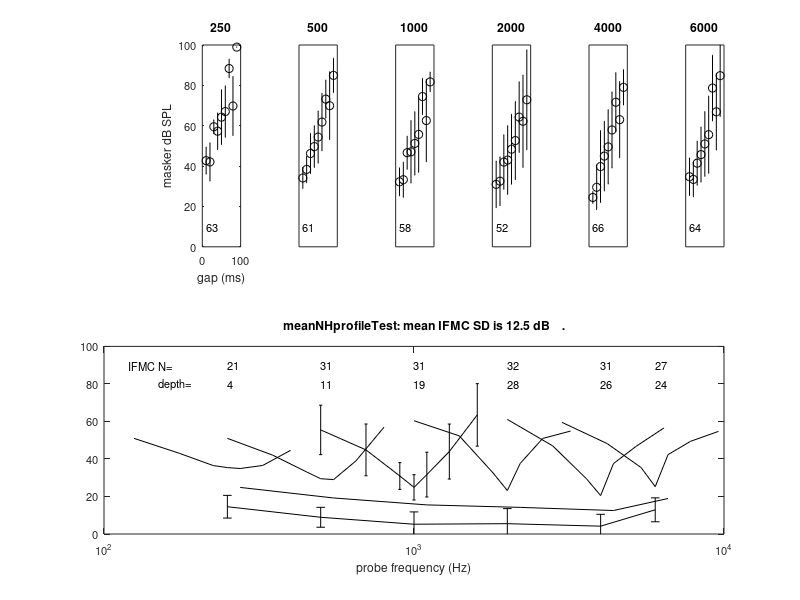

The MATLAB source for this figure: (Note: this script raises an error after producing the figure.)
% average profiles
% computes average profiles for data in two folders (impaired and normal)
% new m-files are created and stored in 'averageProfiles'

% Command line instructions for publishing output
% options.outputDir='..\profiles';
% options.format='doc'
% options.showCode=false;
% publish('averageProfiles', options)


restorePath=path;
addpath(['..' filesep 'multiThreshold 1.46'])
dbstop if error

load participantCompendium

probeFrequencies=[250 500 1000 2000 4000 6000];


for impaired=0:1   % problem/ no problem
    %%
    % identify profile type and file name for results
%     x=reshape([participant.code],4, length(participant)); x=x(1,:);
%     hasProblem=(x=='I');
    if impaired
        % problem
        averageProfileFileName='meanIHprofileTest';
        figureNo=10; figureShift=0;
        fgName='impaired';
    else
        % no problem
        averageProfileFileName='meanNHprofileTest';
        figureNo=11;figureShift=10;
        fgName='good';
        useImpaired=0;
    end


    figure(figureNo),clf
    set(gcf, 'name', fgName)
    set(gcf,'color','w')
    set(gcf,'units', 'centimeters')
    set(gcf, 'position', [1+figureShift 2 10 10])
    set(gcf,'DefaultAxesFontSize',8)
    set(gcf,'DefaultTextFontSize',8)


    noParticipants=length(participant);
    allLongtoneThresholds=NaN(1,2*noParticipants);
    allShortToneThresholds=NaN(1,2*noParticipants);
    longToneMean=NaN(1,length(probeFrequencies));
    shortToneMean=NaN(1,length(probeFrequencies));
    longTonestdev=NaN(1,length(probeFrequencies));
    shortTonestdev=NaN(1,length(probeFrequencies));
    meanDepth=NaN(1,length(probeFrequencies));
    % always 7 IFMC points and 9 TMC points
    meanIFMC=NaN(length(probeFrequencies), 7);
    meanTMC=NaN(length(probeFrequencies),9);
    stdevIFMC=NaN(length(probeFrequencies), 7);
    stdevTMC=NaN(length(probeFrequencies),9);
    TMCfittedSlope=NaN(1,length(probeFrequencies));
    sampleSize=NaN(1,length(probeFrequencies));

    probeNo=0;
    for  probeFrequency=probeFrequencies
        probeNo=probeNo+1;

        allIFMCs=NaN(2*noParticipants,7);
        allTMCs=NaN(2*noParticipants,9);
        depths=NaN(2*noParticipants,7);

        earCount=1;
        % two sets of data (L/R) for each probe frequency
        for participantNo=1:noParticipants
            % include in average only if appropriate

            if impaired == participant(participantNo).impaired && ...
                    ~participant(participantNo).iffy

                % left ear
                leftEar=participant(participantNo).leftEarData;
                IFMCs=leftEar.IFMCs;
                IFMCprobeFrequencies=leftEar.IFMCFreq;
                TMCs=leftEar.TMC;

                probePTR=find(IFMCprobeFrequencies==probeFrequency);
                IFMCatProbe=IFMCs(probePTR,:);
                TMCatProbe=TMCs(probePTR,:);
                longToneThreshold=leftEar.LongTone(probePTR);
                allLongtoneThresholds(earCount)=longToneThreshold;
                shorttoneThreshold=leftEar.ShortTone(probePTR);
                allShortToneThresholds(earCount)=shorttoneThreshold;
                allTMCs(earCount,:)=TMCatProbe;

                allIFMCs(earCount,:)=IFMCatProbe;
                depths(earCount)=mean([IFMCatProbe(2) IFMCatProbe(6)])...
                    -IFMCatProbe(4);

                % right ear
                earCountR=earCount+1;
                rightEar=participant(participantNo).rightEarData;
                IFMCs=rightEar.IFMCs;
                IFMCprobeFrequencies=rightEar.IFMCFreq;
                IFMCmaskerFrequencies=probeFrequency*rightEar.MaskerRatio;
                TMCs=rightEar.TMC;
                TMCgaps=rightEar.Gaps;

                probePTR=find(IFMCprobeFrequencies==probeFrequency);
                IFMCatProbe=IFMCs(probePTR,:);
                TMCatProbe=TMCs(probePTR,:);
                longToneThreshold=rightEar.LongTone(probePTR);
                allLongtoneThresholds(earCountR)=longToneThreshold;
                shorttoneThreshold=rightEar.ShortTone(probePTR);
                allShortToneThresholds(earCountR)=shorttoneThreshold;
                allTMCs(earCountR,:)=TMCatProbe;

                allIFMCs(earCountR,:)=IFMCatProbe;
                depths(earCountR)=mean([IFMCatProbe(2) IFMCatProbe(6)])...
                    -IFMCatProbe(4);

            end
            earCount=earCount+2;
        end % participant

        %% compute means ignoring missing data
        % IFMC: 7 masker frequencies
        for maskerFreqNo=1:7
            x=allIFMCs(:,maskerFreqNo); x=x(~isnan(x));
            meanIFMC(probeNo,maskerFreqNo)=mean(x);
            stdevIFMC(probeNo,maskerFreqNo)=std(x);
        end
        % TMC: 9 gaps
        for TMCgapNo=1:9
            x=allTMCs(:,TMCgapNo); x=x(~isnan(x));
            meanTMC(probeNo,TMCgapNo)=mean(x);
            stdevTMC(probeNo,TMCgapNo)=std(x);
        end

        % sample size is based on no of IFMCs at probe
        x=allIFMCs(:,4); x=x(~isnan(x));
        sampleSize(probeNo)=length(x);

        meanAllLongToneAtProbe=...
            mean(allLongtoneThresholds(~isnan(allLongtoneThresholds)));
        stdAllLongToneAtProbe=...
            std(allLongtoneThresholds(~isnan(allLongtoneThresholds)));
        meanAllShortToneAtProbe=...
            mean(allShortToneThresholds(~isnan(allShortToneThresholds)));
        stdAllShortToneAtProbe=...
            std(allShortToneThresholds(~isnan(allShortToneThresholds)));

        figure(figureNo),subplot(2,1,2)
        if probeNo==3
            errorbar(IFMCmaskerFrequencies,meanIFMC(probeNo,:), ...
                stdevIFMC(probeNo,:), 'k')
        else
            plot(IFMCmaskerFrequencies,meanIFMC(probeNo,:), 'k')
        end
        hold on

        figure(figureNo), subplot(2, length(probeFrequencies)+1,probeNo+1)
        errorbar(TMCgaps,meanTMC(probeNo,:),stdevTMC(probeNo,:),'ko')
        if probeNo>1
            set(gca,'yTick',[])
            set(gca,'xTick',[])
        else
            ylabel('masker dB SPL')
            set(gca,'xtick',[0 0.1])
            set(gca,'xTicklabel', [0 100]')
            xlabel('gap (ms)')
        end
        ylim([0 100])

        P=polyfit(TMCgaps,meanTMC(probeNo,:),1);
        TMCfittedSlope(probeNo)=P(1)/10;
        text(0.01,10,num2str(TMCfittedSlope(probeNo),'%4.0f'))

        longToneMean(probeNo)=meanAllLongToneAtProbe;
        shortToneMean(probeNo)=meanAllShortToneAtProbe;
        longTonestdev(probeNo)=stdAllLongToneAtProbe;
        shortTonestdev(probeNo)=stdAllShortToneAtProbe;
        meanDepth(probeNo)=mean(depths(~isnan(depths)));
        title(num2str( probeFrequencies(probeNo)))
    end % probe frequency


    figure(figureNo),subplot(2,1,2),hold on
    errorbar(probeFrequencies, longToneMean,longTonestdev,'k')
    figure(figureNo),subplot(2,1,2),hold on
    %     errorbar(probeFrequencies*1.1, shortToneMean, shortTonestdev,'k')
    plot(probeFrequencies*1.1, shortToneMean, 'k')
    ylim([0 100]), xlim([100 10000])
    set(gca,'Xscale','log')
    xlabel('probe frequency (Hz)')
    text(120,90,'IFMC N=')
    text(150,80,'depth=')
    for i=1:length(probeFrequencies)
        text(probeFrequencies(i),90,num2str(sampleSize(i)))
        text(probeFrequencies(i),80,num2str(meanDepth(i),'%4.0f'))
    end
    % mean across all probes
    meanIFMC_STD=mean(mean(stdevIFMC));
    title(['       ' averageProfileFileName ...
        ': mean IFMC SD is ' ...
        num2str(meanIFMC_STD, '%5.1f') ' dB    .'])

    % save average profiles
    maskerRatios=leftEar.MaskerRatio;
    profile2mFile(longToneMean', shortToneMean', TMCgaps', probeFrequencies, ...
        meanTMC', maskerRatios', ...
        meanIFMC', averageProfileFileName, 'averageProfiles')

end     % good vs impaired

path(restorePath)
